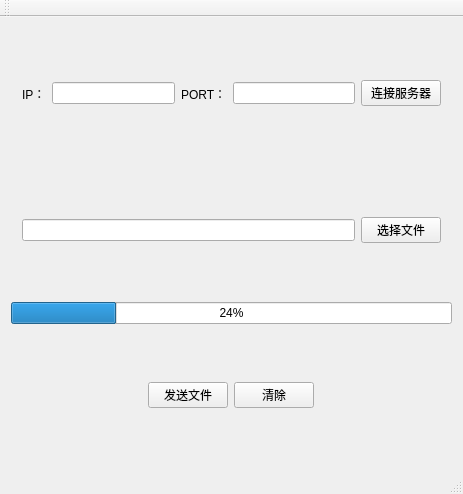
<?xml version="1.0" encoding="UTF-8"?>
<ui version="4.0">
 <class>MainWindow</class>
 <widget class="QMainWindow" name="MainWindow">
  <property name="geometry">
   <rect>
    <x>0</x>
    <y>0</y>
    <width>463</width>
    <height>494</height>
   </rect>
  </property>
  <property name="windowTitle">
   <string>MainWindow</string>
  </property>
  <widget class="QWidget" name="centralWidget">
   <layout class="QVBoxLayout" name="verticalLayout">
    <item>
     <widget class="QWidget" name="widget" native="true">
      <layout class="QHBoxLayout" name="horizontalLayout">
       <item>
        <widget class="QLabel" name="label">
         <property name="text">
          <string>IP：</string>
         </property>
        </widget>
       </item>
       <item>
        <widget class="QLineEdit" name="IPline"/>
       </item>
       <item>
        <widget class="QLabel" name="label_2">
         <property name="text">
          <string>PORT：</string>
         </property>
        </widget>
       </item>
       <item>
        <widget class="QLineEdit" name="PORTline"/>
       </item>
       <item>
        <widget class="QPushButton" name="connectpush">
         <property name="text">
          <string>连接服务器</string>
         </property>
        </widget>
       </item>
      </layout>
     </widget>
    </item>
    <item>
     <widget class="QWidget" name="widget_2" native="true">
      <layout class="QHBoxLayout" name="horizontalLayout_3">
       <item>
        <widget class="QLineEdit" name="Fileline"/>
       </item>
       <item>
        <widget class="QPushButton" name="selectFilepush">
         <property name="text">
          <string>选择文件</string>
         </property>
        </widget>
       </item>
      </layout>
     </widget>
    </item>
    <item>
     <widget class="QProgressBar" name="progressBar">
      <property name="value">
       <number>24</number>
      </property>
     </widget>
    </item>
    <item>
     <widget class="QWidget" name="widget_3" native="true">
      <layout class="QHBoxLayout" name="horizontalLayout_2">
       <item>
        <spacer name="horizontalSpacer">
         <property name="orientation">
          <enum>Qt::Horizontal</enum>
         </property>
         <property name="sizeHint" stdset="0">
          <size>
           <width>153</width>
           <height>20</height>
          </size>
         </property>
        </spacer>
       </item>
       <item>
        <widget class="QPushButton" name="sendButton">
         <property name="text">
          <string>发送文件</string>
         </property>
        </widget>
       </item>
       <item>
        <widget class="QPushButton" name="pushButton">
         <property name="text">
          <string>清除</string>
         </property>
        </widget>
       </item>
       <item>
        <spacer name="horizontalSpacer_2">
         <property name="orientation">
          <enum>Qt::Horizontal</enum>
         </property>
         <property name="sizeHint" stdset="0">
          <size>
           <width>153</width>
           <height>20</height>
          </size>
         </property>
        </spacer>
       </item>
      </layout>
     </widget>
    </item>
   </layout>
  </widget>
  <widget class="QMenuBar" name="menuBar">
   <property name="geometry">
    <rect>
     <x>0</x>
     <y>0</y>
     <width>463</width>
     <height>21</height>
    </rect>
   </property>
  </widget>
  <widget class="QToolBar" name="mainToolBar">
   <attribute name="toolBarArea">
    <enum>TopToolBarArea</enum>
   </attribute>
   <attribute name="toolBarBreak">
    <bool>false</bool>
   </attribute>
  </widget>
  <widget class="QStatusBar" name="statusBar"/>
 </widget>
 <layoutdefault spacing="6" margin="11"/>
 <resources/>
 <connections/>
</ui>
